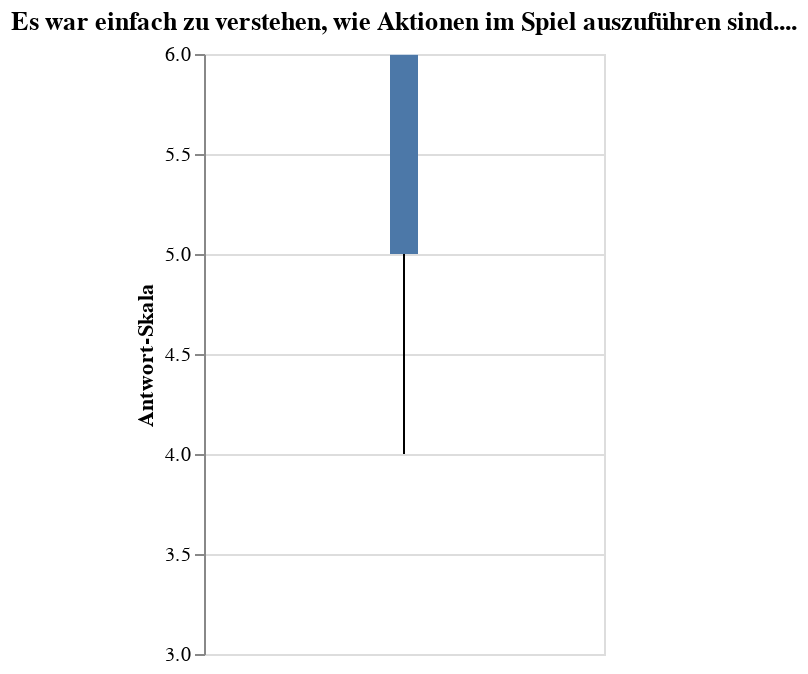

Write notebook code for a chart like this one.
### Code cell
long_name = mit.columns[1]

temp_df = mit[[long_name]].copy()
temp_df.columns = ['score']
chart = alt.Chart(temp_df).mark_boxplot(extent='min-max').encode(
    y=alt.Y('score:Q',
            scale=alt.Scale(domain=[3, 6]), # Force scale to show 1-6
            title="Antwort-Skala")
).properties(
    width=200,
    title=f"{long_name}..."
)

chart.display()

### Figure 1 — Vega-Lite specification as saved in the notebook (floating-point values rounded to 4 significant figures)
{"config": {"view": {"continuousWidth": 300, "continuousHeight": 300}}, "data": {"name": "data-667a6beddd3d3c24ed2e5a5049ba4f36"}, "mark": {"type": "boxplot", "extent": "min-max"}, "encoding": {"y": {"field": "score", "scale": {"domain": [3, 6]}, "title": "Antwort-Skala", "type": "quantitative"}}, "title": "Es war einfach zu verstehen, wie Aktionen im Spiel auszuführen sind....", "width": 200, "$schema": "https://vega.github.io/schema/vega-lite/v6.1.0.json", "datasets": {"data-667a6beddd3d3c24ed2e5a5049ba4f36": [{"score": 6}, {"score": 5}, {"score": 6}, {"score": 4}, {"score": 6}, {"score": 4}, {"score": 6}, {"score": 6}, {"score": 5}, {"score": 6}]}}
